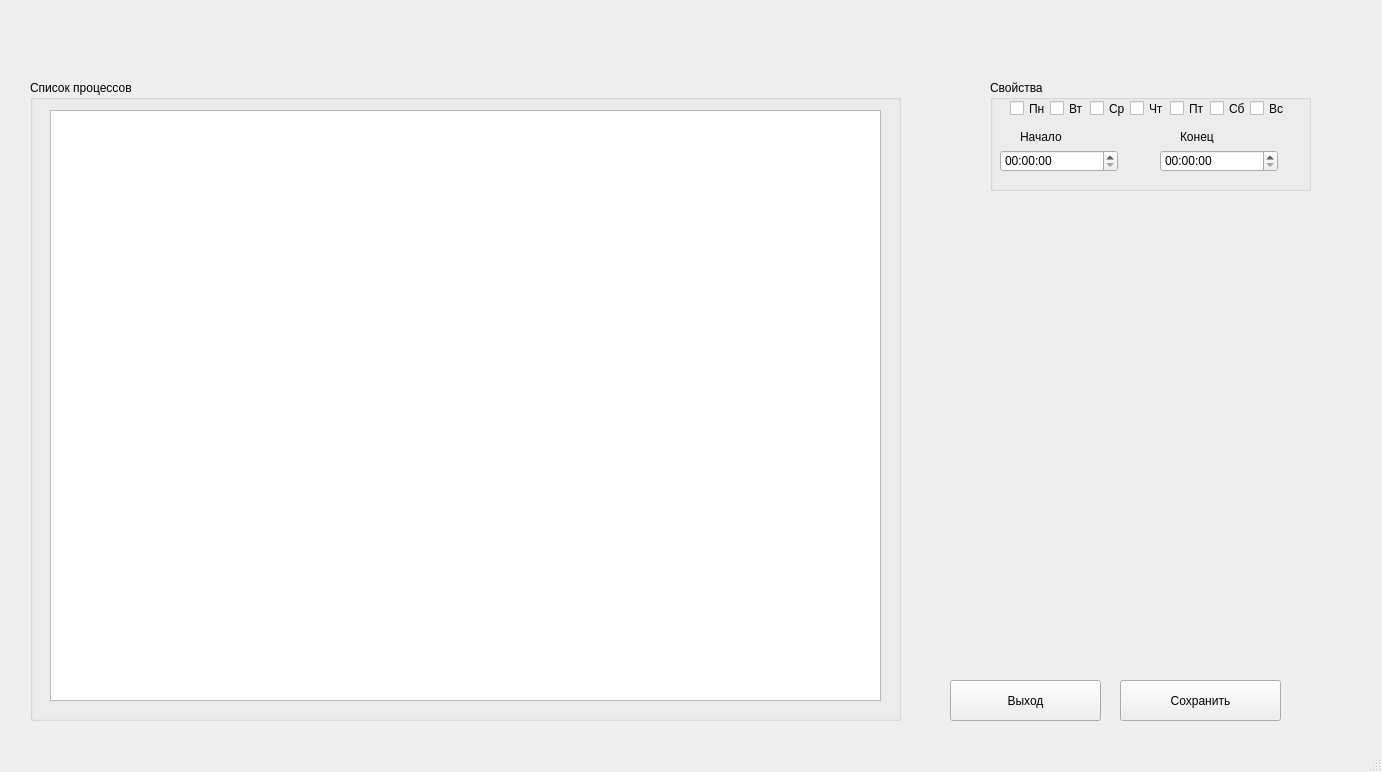
<?xml version="1.0" encoding="UTF-8"?>
<ui version="4.0">
 <class>MainWindow</class>
 <widget class="QMainWindow" name="MainWindow">
  <property name="geometry">
   <rect>
    <x>0</x>
    <y>0</y>
    <width>1382</width>
    <height>772</height>
   </rect>
  </property>
  <property name="sizePolicy">
   <sizepolicy hsizetype="Fixed" vsizetype="Fixed">
    <horstretch>0</horstretch>
    <verstretch>0</verstretch>
   </sizepolicy>
  </property>
  <property name="maximumSize">
   <size>
    <width>1920</width>
    <height>1080</height>
   </size>
  </property>
  <property name="windowTitle">
   <string>Main</string>
  </property>
  <widget class="QWidget" name="centralwidget">
   <widget class="QGroupBox" name="groupBox">
    <property name="geometry">
     <rect>
      <x>990</x>
      <y>80</y>
      <width>321</width>
      <height>111</height>
     </rect>
    </property>
    <property name="title">
     <string>Свойства</string>
    </property>
    <widget class="QCheckBox" name="checkBox">
     <property name="geometry">
      <rect>
       <x>20</x>
       <y>20</y>
       <width>70</width>
       <height>17</height>
      </rect>
     </property>
     <property name="text">
      <string>Пн</string>
     </property>
    </widget>
    <widget class="QCheckBox" name="checkBox_2">
     <property name="geometry">
      <rect>
       <x>60</x>
       <y>20</y>
       <width>70</width>
       <height>17</height>
      </rect>
     </property>
     <property name="text">
      <string>Вт</string>
     </property>
    </widget>
    <widget class="QCheckBox" name="checkBox_3">
     <property name="geometry">
      <rect>
       <x>100</x>
       <y>20</y>
       <width>70</width>
       <height>17</height>
      </rect>
     </property>
     <property name="text">
      <string>Ср</string>
     </property>
    </widget>
    <widget class="QCheckBox" name="checkBox_4">
     <property name="geometry">
      <rect>
       <x>140</x>
       <y>20</y>
       <width>70</width>
       <height>17</height>
      </rect>
     </property>
     <property name="text">
      <string>Чт</string>
     </property>
    </widget>
    <widget class="QCheckBox" name="checkBox_5">
     <property name="geometry">
      <rect>
       <x>180</x>
       <y>20</y>
       <width>70</width>
       <height>17</height>
      </rect>
     </property>
     <property name="text">
      <string>Пт</string>
     </property>
    </widget>
    <widget class="QCheckBox" name="checkBox_6">
     <property name="geometry">
      <rect>
       <x>220</x>
       <y>20</y>
       <width>70</width>
       <height>17</height>
      </rect>
     </property>
     <property name="text">
      <string>Сб</string>
     </property>
    </widget>
    <widget class="QCheckBox" name="checkBox_7">
     <property name="geometry">
      <rect>
       <x>260</x>
       <y>20</y>
       <width>70</width>
       <height>17</height>
      </rect>
     </property>
     <property name="text">
      <string>Вс</string>
     </property>
    </widget>
    <widget class="QTimeEdit" name="timeEdit">
     <property name="geometry">
      <rect>
       <x>10</x>
       <y>70</y>
       <width>118</width>
       <height>22</height>
      </rect>
     </property>
    </widget>
    <widget class="QTimeEdit" name="timeEdit_2">
     <property name="geometry">
      <rect>
       <x>170</x>
       <y>70</y>
       <width>118</width>
       <height>22</height>
      </rect>
     </property>
    </widget>
    <widget class="QLabel" name="label">
     <property name="geometry">
      <rect>
       <x>30</x>
       <y>50</y>
       <width>47</width>
       <height>13</height>
      </rect>
     </property>
     <property name="text">
      <string>Начало</string>
     </property>
    </widget>
    <widget class="QLabel" name="label_2">
     <property name="geometry">
      <rect>
       <x>190</x>
       <y>50</y>
       <width>47</width>
       <height>13</height>
      </rect>
     </property>
     <property name="text">
      <string>Конец</string>
     </property>
    </widget>
   </widget>
   <widget class="QPushButton" name="pushButton">
    <property name="geometry">
     <rect>
      <x>1120</x>
      <y>680</y>
      <width>161</width>
      <height>41</height>
     </rect>
    </property>
    <property name="text">
     <string>Сохранить</string>
    </property>
   </widget>
   <widget class="QPushButton" name="pushButton_2">
    <property name="geometry">
     <rect>
      <x>950</x>
      <y>680</y>
      <width>151</width>
      <height>41</height>
     </rect>
    </property>
    <property name="text">
     <string>Выход</string>
    </property>
   </widget>
   <widget class="QGroupBox" name="groupBox_2">
    <property name="geometry">
     <rect>
      <x>30</x>
      <y>80</y>
      <width>871</width>
      <height>641</height>
     </rect>
    </property>
    <property name="title">
     <string>Список процессов</string>
    </property>
    <widget class="QTableWidget" name="tableWidget">
     <property name="geometry">
      <rect>
       <x>20</x>
       <y>30</y>
       <width>831</width>
       <height>591</height>
      </rect>
     </property>
    </widget>
   </widget>
  </widget>
  <widget class="QMenuBar" name="menubar">
   <property name="geometry">
    <rect>
     <x>0</x>
     <y>0</y>
     <width>1382</width>
     <height>21</height>
    </rect>
   </property>
  </widget>
  <widget class="QStatusBar" name="statusbar"/>
 </widget>
 <resources/>
 <connections/>
</ui>
